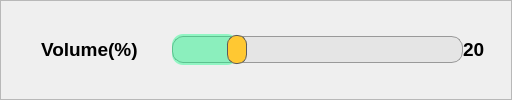
                    <widget class="QFrame" name="frame_4">
                     <property name="styleSheet">
                      <string notr="true">#frame_4 {
	background-color: rgb(217, 248, 255);
	border-radius:12px;

}</string>
                     </property>
                     <property name="frameShape">
                      <enum>QFrame::StyledPanel</enum>
                     </property>
                     <property name="frameShadow">
                      <enum>QFrame::Raised</enum>
                     </property>
                     <layout class="QVBoxLayout" name="verticalLayout_16">
                      <property name="spacing">
                       <number>0</number>
                      </property>
                      <property name="leftMargin">
                       <number>0</number>
                      </property>
                      <property name="topMargin">
                       <number>0</number>
                      </property>
                      <property name="rightMargin">
                       <number>0</number>
                      </property>
                      <property name="bottomMargin">
                       <number>0</number>
                      </property>
                      <item>
                       <layout class="QHBoxLayout" name="horizontalLayout_12">
                        <property name="spacing">
                         <number>0</number>
                        </property>
                        <item>
                         <widget class="QLabel" name="label_9">
                          <property name="sizePolicy">
                           <sizepolicy hsizetype="Preferred" vsizetype="Preferred">
                            <horstretch>0</horstretch>
                            <verstretch>0</verstretch>
                           </sizepolicy>
                          </property>
                          <property name="minimumSize">
                           <size>
                            <width>40</width>
                            <height>40</height>
                           </size>
                          </property>
                          <property name="maximumSize">
                           <size>
                            <width>40</width>
                            <height>40</height>
                           </size>
                          </property>
                          <property name="text">
                           <string/>
                          </property>
                          <property name="pixmap">
                           <pixmap resource="resource.qrc">:/icons/icons/icons8-voice-50.png</pixmap>
                          </property>
                          <property name="scaledContents">
                           <bool>true</bool>
                          </property>
                         </widget>
                        </item>
                        <item>
                         <widget class="QLabel" name="label_10">
                          <property name="minimumSize">
                           <size>
                            <width>131</width>
                            <height>41</height>
                           </size>
                          </property>
                          <property name="maximumSize">
                           <size>
                            <width>131</width>
                            <height>41</height>
                           </size>
                          </property>
                          <property name="font">
                           <font>
                            <family>Arial</family>
                            <pointsize>14</pointsize>
                            <weight>75</weight>
                            <bold>true</bold>
                           </font>
                          </property>
                          <property name="text">
                           <string>Volume(%)</string>
                          </property>
                         </widget>
                        </item>
                        <item>
                         <widget class="QSlider" name="volumeSlider">
                          <property name="minimumSize">
                           <size>
                            <width>291</width>
                            <height>31</height>
                           </size>
                          </property>
                          <property name="maximumSize">
                           <size>
                            <width>291</width>
                            <height>31</height>
                           </size>
                          </property>
                          <property name="styleSheet">
                           <string notr="true">QSlider::groove:horizontal {
    border: 1px solid #999999; /* 灰色邊框 */
    background: rgb(229, 229, 229); /* 灰色底 */
    margin: 2px 0;
    border-radius: 11px;
}

QSlider::sub-page:horizontal {
    background: rgba(0, 255, 127, 100); /* 左側淺綠色 */
    border-radius: 11px;
    /* 增加 padding 讓 sub-page 和 groove 匹配 */
    padding-left: 0;
    padding-right: 0;
}

QSlider::handle:horizontal {
    background: rgb(255, 200, 50); /* 黃色滑塊 */
    border: 1px solid #5c5c5c;
    width: 18px;
    height: 18px;
    margin: -2px 0;
    border-radius: 9px;
}
</string>
                          </property>
                          <property name="maximum">
                           <number>100</number>
                          </property>
                          <property name="value">
                           <number>20</number>
                          </property>
                          <property name="orientation">
                           <enum>Qt::Horizontal</enum>
                          </property>
                         </widget>
                        </item>
                        <item>
                         <widget class="QLabel" name="volume_label">
                          <property name="minimumSize">
                           <size>
                            <width>48</width>
                            <height>41</height>
                           </size>
                          </property>
                          <property name="maximumSize">
                           <size>
                            <width>48</width>
                            <height>41</height>
                           </size>
                          </property>
                          <property name="font">
                           <font>
                            <family>Arial</family>
                            <pointsize>14</pointsize>
                            <weight>75</weight>
                            <bold>true</bold>
                           </font>
                          </property>
                          <property name="text">
                           <string>20</string>
                          </property>
                         </widget>
                        </item>
                       </layout>
                      </item>
                     </layout>
                    </widget>
